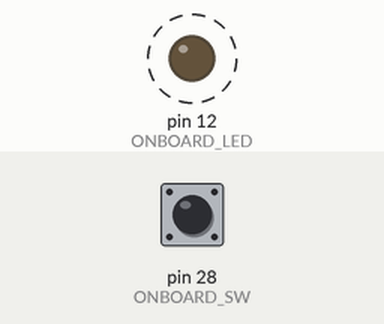
Bench run of a sketch on a simulated Arduino Mega 2560, built with avr-gcc and run on an emulated ATmega2560. On the bench: output pins drawn as LEDs (lit = HIGH). Dashed ring = blinking. The inputs (shaded band) are chosen by the test bench; at power-on: pin 28 (ONBOARD_SW) HIGH.

Above: at 1.8 s.
1.9 s: pin 28 (ONBOARD_SW) pulled LOW for 3.2 s
At 5.5 s:
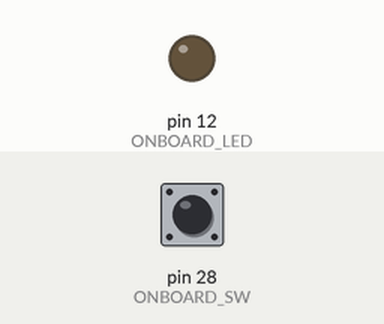
At 6.0 s:
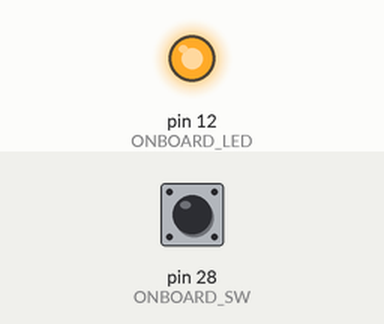
Timing chart, 0 to 12.6 s (numbered marks = the images above; inputs shaded):
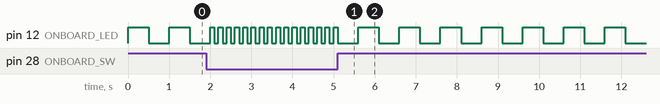

The sketch:

Chapter14_EndStopSwitch.ino
```cpp
/*
 *  Ex_14 - Physical Computing
 *  Revisit Input & Output
 *
 *  LED
 *  -- GP12
 *  Switch
 *  -- GP27 or GP28
 *
 */

#define ONBOARD_LED 12    // LED GP12
#define ONBOARD_SW  28    // End-Stop Switch GP27 or GP28

int current_LED = LOW;

void setup() {
   Serial.begin(115200); //set up serial library baud rate to 115200
   pinMode(ONBOARD_LED, OUTPUT);
   pinMode(ONBOARD_SW, INPUT);

   digitalWrite(ONBOARD_LED, current_LED);    // turn the LED off by making the voltage LOW
}

void loop() {
   current_LED = (current_LED == HIGH) ? LOW: HIGH;
   digitalWrite(ONBOARD_LED, current_LED);

   if (digitalRead(ONBOARD_SW) == LOW) {  // Switch is asserted Low (Active Low)
      delay(100);
   }
   else {
      delay(500);
   }
}

                
```
